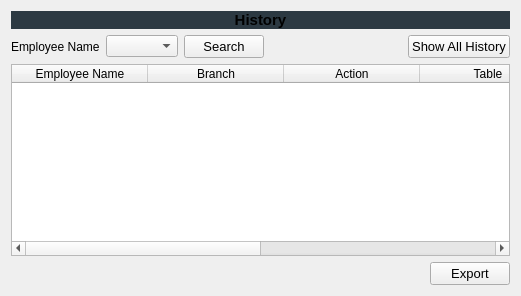
      <widget class="QWidget" name="tab_5">
       <attribute name="title">
        <string>Page</string>
       </attribute>
       <layout class="QGridLayout" name="gridLayout_15">
        <item row="4" column="0" colspan="8">
         <widget class="QTableWidget" name="tableWidget_3">
          <property name="styleSheet">
           <string notr="true"/>
          </property>
          <property name="sortingEnabled">
           <bool>true</bool>
          </property>
          <attribute name="horizontalHeaderDefaultSectionSize">
           <number>136</number>
          </attribute>
          <column>
           <property name="text">
            <string>Employee Name</string>
           </property>
          </column>
          <column>
           <property name="text">
            <string>Branch</string>
           </property>
          </column>
          <column>
           <property name="text">
            <string>Action</string>
           </property>
          </column>
          <column>
           <property name="text">
            <string>Table</string>
           </property>
          </column>
          <column>
           <property name="text">
            <string>Date</string>
           </property>
          </column>
          <column>
           <property name="text">
            <string>Additional Data</string>
           </property>
          </column>
         </widget>
        </item>
        <item row="1" column="0">
         <widget class="QLabel" name="label_32">
          <property name="sizePolicy">
           <sizepolicy hsizetype="Maximum" vsizetype="Preferred">
            <horstretch>0</horstretch>
            <verstretch>0</verstretch>
           </sizepolicy>
          </property>
          <property name="text">
           <string>Employee Name</string>
          </property>
         </widget>
        </item>
        <item row="1" column="1">
         <widget class="QComboBox" name="comboBox_19">
          <property name="sizePolicy">
           <sizepolicy hsizetype="MinimumExpanding" vsizetype="Fixed">
            <horstretch>0</horstretch>
            <verstretch>0</verstretch>
           </sizepolicy>
          </property>
         </widget>
        </item>
        <item row="1" column="6" colspan="2">
         <widget class="QPushButton" name="pushButton_29">
          <property name="font">
           <font>
            <family>MS Shell Dlg 2</family>
            <pointsize>10</pointsize>
            <weight>9</weight>
            <italic>false</italic>
            <bold>false</bold>
           </font>
          </property>
          <property name="text">
           <string>Show All History</string>
          </property>
         </widget>
        </item>
        <item row="0" column="0" colspan="8">
         <widget class="QLabel" name="label_21">
          <property name="sizePolicy">
           <sizepolicy hsizetype="Preferred" vsizetype="Fixed">
            <horstretch>0</horstretch>
            <verstretch>0</verstretch>
           </sizepolicy>
          </property>
          <property name="font">
           <font>
            <family>MS Shell Dlg 2</family>
            <pointsize>10</pointsize>
            <weight>9</weight>
            <italic>false</italic>
            <bold>false</bold>
           </font>
          </property>
          <property name="styleSheet">
           <string notr="true">background-color: rgb(44, 57, 66);
border:none;
border-color: rgb(153, 153, 153);

</string>
          </property>
          <property name="text">
           <string>&lt;html&gt;&lt;head/&gt;&lt;body&gt;&lt;p align=&quot;center&quot;&gt;&lt;span style=&quot; font-size:11pt; font-weight:600;&quot;&gt;History&lt;/span&gt;&lt;/p&gt;&lt;/body&gt;&lt;/html&gt;</string>
          </property>
          <property name="textFormat">
           <enum>Qt::RichText</enum>
          </property>
         </widget>
        </item>
        <item row="6" column="7">
         <widget class="QPushButton" name="pushButton_80">
          <property name="sizePolicy">
           <sizepolicy hsizetype="Preferred" vsizetype="Fixed">
            <horstretch>0</horstretch>
            <verstretch>0</verstretch>
           </sizepolicy>
          </property>
          <property name="font">
           <font>
            <family>MS Shell Dlg 2</family>
            <pointsize>10</pointsize>
            <weight>9</weight>
            <italic>false</italic>
            <bold>false</bold>
           </font>
          </property>
          <property name="text">
           <string>Export</string>
          </property>
         </widget>
        </item>
        <item row="1" column="4">
         <spacer name="horizontalSpacer_120">
          <property name="orientation">
           <enum>Qt::Horizontal</enum>
          </property>
          <property name="sizeHint" stdset="0">
           <size>
            <width>40</width>
            <height>20</height>
           </size>
          </property>
         </spacer>
        </item>
        <item row="1" column="2">
         <widget class="QPushButton" name="pushButton_13">
          <property name="font">
           <font>
            <family>MS Shell Dlg 2</family>
            <pointsize>10</pointsize>
            <weight>9</weight>
            <italic>false</italic>
            <bold>false</bold>
           </font>
          </property>
          <property name="text">
           <string>Search</string>
          </property>
         </widget>
        </item>
        <item row="1" column="3">
         <spacer name="horizontalSpacer_113">
          <property name="orientation">
           <enum>Qt::Horizontal</enum>
          </property>
          <property name="sizeHint" stdset="0">
           <size>
            <width>40</width>
            <height>20</height>
           </size>
          </property>
         </spacer>
        </item>
        <item row="1" column="5">
         <spacer name="horizontalSpacer_121">
          <property name="orientation">
           <enum>Qt::Horizontal</enum>
          </property>
          <property name="sizeHint" stdset="0">
           <size>
            <width>40</width>
            <height>20</height>
           </size>
          </property>
         </spacer>
        </item>
       </layout>
      </widget>
